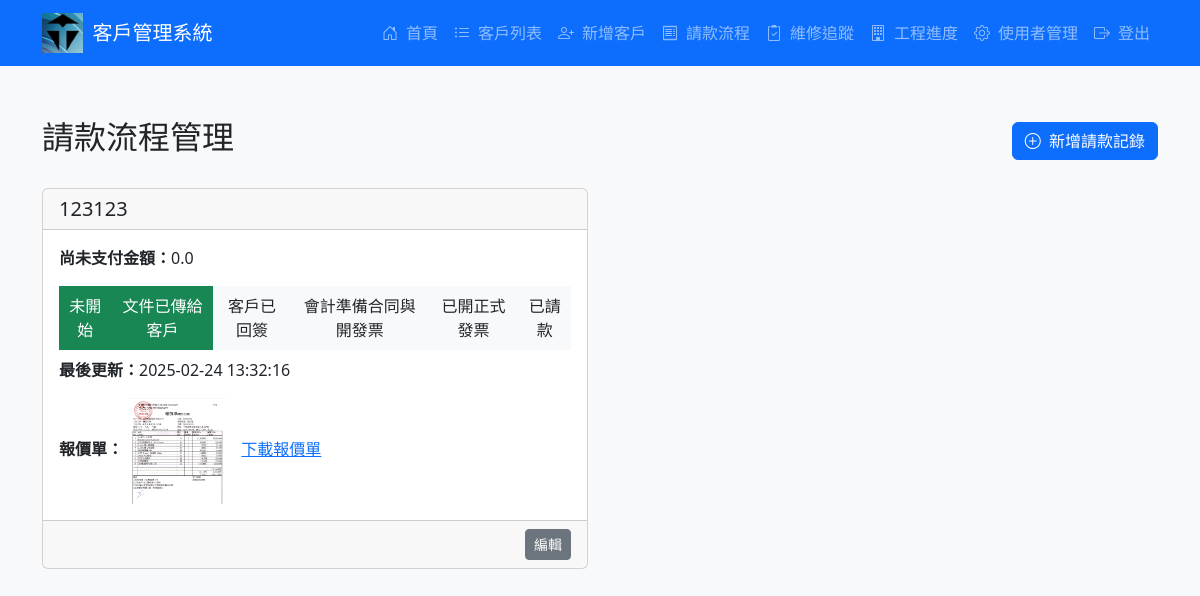
/billing (signed in), run on the app's committed database.
### tables this page shows
CREATE TABLE billing (
                id INTEGER PRIMARY KEY AUTOINCREMENT,
                customer_id INTEGER NOT NULL,
                unpaid_amount REAL DEFAULT 0.0,
                current_step INTEGER DEFAULT 0,
                quotation_path TEXT,
                last_updated DATETIME DEFAULT (datetime('now', 'localtime')),
                FOREIGN KEY (customer_id) REFERENCES customers(id) ON DELETE CASCADE
            );

CREATE TABLE customers (
                id INTEGER PRIMARY KEY AUTOINCREMENT,
                name TEXT NOT NULL,
                address TEXT,
                phone TEXT,
                email TEXT,
                google_map_url TEXT,
                floor_plan TEXT,
                created_at DATETIME DEFAULT (datetime('now', 'localtime'))
            );

### app.py (the view)
@app.route('/billing', methods=['GET'])
@login_required
def billing():
    conn = get_db()
    try:
        billing_records = conn.execute('''
            SELECT b.*, c.name as customer_name
            FROM billing b
            JOIN customers c ON b.customer_id = c.id
            ORDER BY c.name
        ''').fetchall()
        return render_template("billing.html", billing_records=billing_records)
    except Exception as e:
        flash("請款流程讀取失敗: " + str(e), "danger")
        return redirect(url_for('home'))
    finally:
        conn.close()

### app.py (called while the page is built)
def get_db():
    conn = sqlite3.connect('customer.db')
    conn.row_factory = sqlite3.Row
    conn.execute('PRAGMA foreign_keys = ON')
    return conn

def login_required(f):
    @wraps(f)
    def decorated_function(*args, **kwargs):
        if not session.get('user'):
            flash("請先登入", "warning")
            return redirect(url_for('login'))
        return f(*args, **kwargs)
    return decorated_function

### templates/billing.html (shortened to what this page needs)
{% extends "base.html" %}
{% block content %}
<div class="mt-5">
  <div class="d-flex justify-content-between align-items-center mb-4">
    <h2>請款流程管理</h2>
    <a href="{{ url_for('add_billing') }}" class="btn btn-primary">
      <i class="bi bi-plus-circle me-1"></i> 新增請款記錄
    </a>
  </div>
  {% if billing_records %}
    <div class="row row-cols-1 row-cols-md-2 g-4">
      {% for record in billing_records %}
        <div class="col">
          <div class="card h-100">
            <div class="card-header">
              <h5 class="card-title mb-0">{{ record.customer_name }}</h5>
            </div>
            <div class="card-body">
              <p class="card-text"><strong>尚未支付金額：</strong>{{ record.unpaid_amount }}</p>
              <div class="d-flex text-center">
                <div class="flex-fill p-2 {% if record.current_step >= 0 %}bg-success text-white{% else %}bg-light{% endif %}">未開始</div>
                <div class="flex-fill p-2 {% if record.current_step >= 1 %}bg-success text-white{% else %}bg-light{% endif %}">文件已傳給客戶</div>
                <div class="flex-fill p-2 {% if record.current_step >= 2 %}bg-success text-white{% else %}bg-light{% endif %}">客戶已回簽</div>
                <div class="flex-fill p-2 {% if record.current_step >= 3 %}bg-success text-white{% else %}bg-light{% endif %}">會計準備合同與開發票</div>
                <div class="flex-fill p-2 {% if record.current_step >= 4 %}bg-success text-white{% else %}bg-light{% endif %}">已開正式發票</div>
                <div class="flex-fill p-2 {% if record.current_step >= 5 %}bg-success text-white{% else %}bg-light{% endif %}">已請款</div>
              </div>
              <p class="card-text mt-2"><strong>最後更新：</strong>{{ record.last_updated }}</p>
              <p class="card-text"><strong>報價單：</strong>
                {% if record.quotation_path %}
                  {% set ext = record.quotation_path.split('.')[-1]|lower %}
                  {% if ext in ['png','jpg','jpeg','gif'] %}
                    <img src="{{ url_for('uploaded_file', filename=record.quotation_path) }}" alt="報價單縮圖" style="max-width: 100px; margin-right: 10px;">
                  {% else %}
                    <i class="bi bi-file-earmark-text" style="font-size: 1.5rem; margin-right: 10px;"></i>
                  {% endif %}
                  <a href="{{ url_for('uploaded_file', filename=record.quotation_path) }}" target="_blank">下載報價單</a>
                {% else %}
                  尚未上傳
                {% endif %}
              </p>
            </div>
            <div class="card-footer text-end">
              <a href="{{ url_for('edit_billing', id=record.id) }}" class="btn btn-sm btn-secondary">編輯</a>
            </div>
          </div>
        </div>
      {% endfor %}
    </div>
  {% else %}
    <p class="text-muted">目前沒有請款流程記錄。</p>
  {% endif %}
</div>
{% endblock %}

### templates/base.html (style rules this page uses)
body { padding-top: 70px; }

### data on the page
billing: customer_name "123123", unpaid_amount "0.0", last_updated "2025-02-24 13:32:16", quotation_path (picture)
